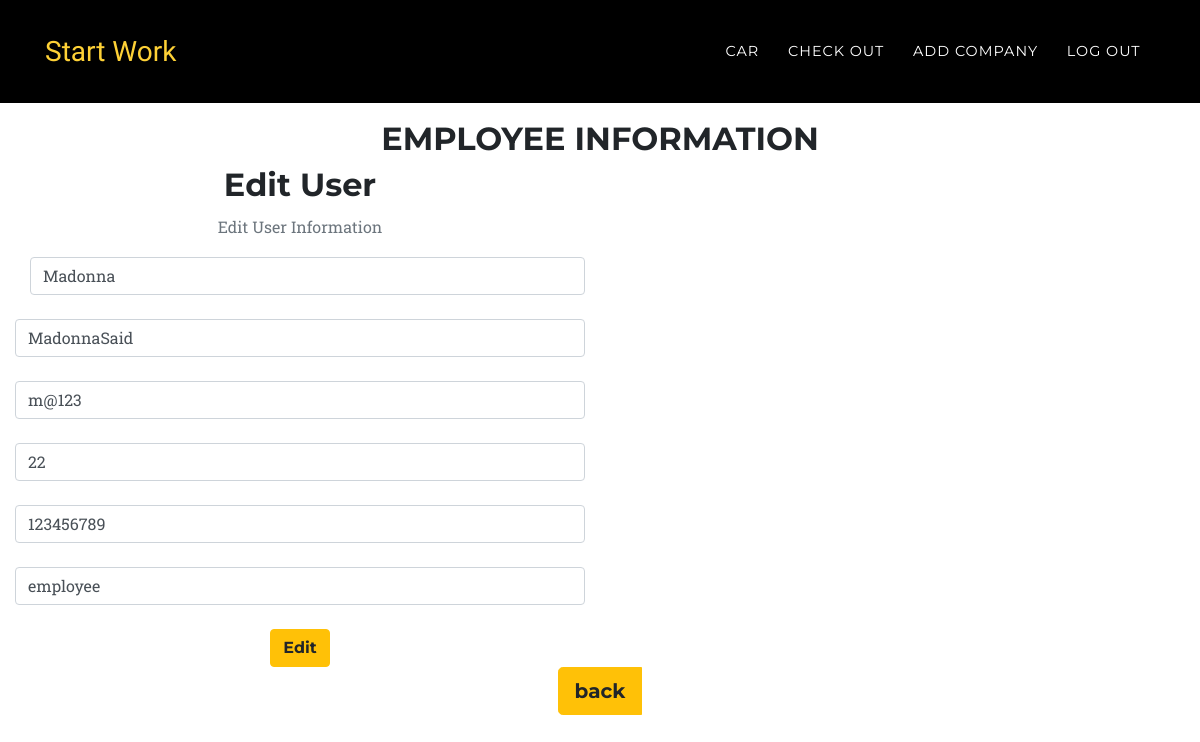
The app's page /index.php?action=edit (signed in) with its own data.
### tables this page shows
CREATE TABLE `user` (
  `ID` int(255) NOT NULL,
  `FullName` varchar(255) NOT NULL,
  `username` varchar(255) NOT NULL,
  `email` varchar(255) NOT NULL,
  `password` varchar(255) NOT NULL,
  `Age` int(11) NOT NULL,
  `phoneNumber` int(255) NOT NULL,
  `Role` varchar(255) NOT NULL
);

### app/view/View.php (called while the page is built, shortened)
<?php
abstract class  View
{
    public function __construct($controller, $model) {
        $this->model = $model;
    }
}
?>

### app/model/User.php (called while the page is built, shortened)
<?php
require_once(__ROOT__ ."db/database.php");
class User extends Model
{
    private $FullName;
    private $username;
    private $email;
    private $Age;
    private $phoneNumber;
    private $Role;
 function __construct($ID,$FullName="",$username="",$email="",$password="",$Age="",$phoneNumber="",$Role="")
  {
    if(""===$FullName)
    {
      $this->readUser($ID);
    }
  }
  function getFullName()
  {
  	return $this->FullName;
  }
  function getusername()
  {
  	return $this->username;
  }
  function getemail()
  {
  	return  $this->email;
  }
  function getAge()
  {
    return $this->Age;
  }
  function getPhoneNumber()
  {
    return $this->phoneNumber;
  }
  function getRole()
  {
    return $this->Role;
  }
  function readUser($ID)
  {
  	$user=" SELECT * FROM user where ID=".$ID;
    $d1= Database::GetInstance();
    $result = mysqli_query($d1->GetConnection(), $user);
    if ($result->num_rows == 1)
    {
        $row=mysqli_fetch_array($result);
        $this->FullName = $row["FullName"];
		    $this->username=$row["username"];
		    $this->email=$row["email"];
        $this->Age = $row["Age"];
		    $this->phoneNumber = $row["phoneNumber"];
        $this->Role=$row["Role"];
    }
  }
}
?>

### app/db/database.php (called while the page is built, shortened)
<?php
class Database {
    private static $Instance;
    private $LocalHost = "localhost";
    private $Name = "root";
    private $Password = "";
    private $DBname = "autosparecar";
    public $Connection;
    public function __construct() {
        $this->Connection = new mysqli($this->LocalHost, $this->Name, $this->Password, $this->DBname);
    }
    public static function GetInstance() {
        if(!isset(self::$Instance)) {
            self::$Instance = new self();
        }
            return self::$Instance;
    }
    public function GetConnection() {
       return $this->Connection;
    }
}
?>

### app/view/ViewUser.php (the view, shortened to what this page needs)
<?php
require_once(__ROOT__ . "view/View.php");
class ViewUser extends View
{
public function editForm()
	{
		$str="";
		$str.='<!DOCTYPE html>
<html lang="en">
<head>
  <meta charset="utf-8">
  <meta name="viewport" content="width=device-width, initial-scale=1, shrink-to-fit=no">
  <meta name="description" content="">
  <meta name="author" content="">
  <title>Auto spare parts</title>
  <link href="vendor/bootstrap/css/bootstrap.min.css" rel="stylesheet">
  <link href="vendor/fontawesome-free/css/all.min.css" rel="stylesheet" type="text/css">
  <link href="https://fonts.googleapis.com/css?family=Montserrat:400,700" rel="stylesheet" type="text/css">
  <link href="https://fonts.googleapis.com/css?family=Kaushan+Script" rel="stylesheet" type="text/css">
  <link href="https://fonts.googleapis.com/css?family=Droid+Serif:400,700,400italic,700italic" rel="stylesheet" type="text/css">
  <link href="https://fonts.googleapis.com/css?family=Roboto+Slab:400,100,300,700" rel="stylesheet" type="text/css">
  <link href="css/agency.min.css" rel="stylesheet">
</head>';
$str.='<br>
<br>
<br>
<br>
<br>
<body id="page-top">
      			<div class="row">
        			<div class="col-lg-12 text-center">
          				<h2 class="section-heading text-uppercase"> Employee Information</h2>
          				<h3 class="section-subheading text-muted"> </h3>
        			</div>
     			</div>
<form action="index.php?action=editaction" method="post">
	<div class="row">
	<div class="col-lg-12 text-center">
        <div class="col-lg-12">
          <form id="contactForm" name="sentMessage" novalidate="novalidate">
            <div class="row">
              	<div class="col-md-6">
					<h2 class="section-heading">Edit User</h2>
						<p class="section-subheading text-muted">Edit User Information</p>
					<h3 class="section-subheading text-muted"> </h3>
				</div>
			</div>';
		$str.='
			<div class="row">
			<div class="col-lg-12 text-center">
            	<div class="col-md-6">
					<input type="text" class="form-control" required="required" name="FullName" value="'.$this->model->getFullName().'"/>
				</div>
			</div>
			</div>
			<br>
			<div class="row">
				<div class="col-md-6">
					<input type="text" class="form-control" required="required" name="username" value="'.$this->model-> getusername().'"/>
				</div>
				</div>
			</div>
		<br>
		<div class="row">
		<div class="col-lg-12 text-center">
            <div class="col-md-6">
            	<input type="text" class="form-control" required="required" name="email" value="'.$this->model->getEmail().'"/>
			</div>
			</div>
			</div>
		<br>
		<div class="row">
		<div class="col-lg-12 text-center">
              <div class="col-md-6">
		<input type="text"class="form-control" required="required" name="Age" value="'.$this->model->getAge().'"/>
			</div>
			</div>
			</div>
		<br>
		<div class="row">
		<div class="col-lg-12 text-center">
              <div class="col-md-6">
		<input type="text" class="form-control" required="required" name="phoneNumber" value="'.$this->model->getPhoneNumber().'"/>
			</div>
			</div>
			</div>
		<br>
		<div class="row">
		<div class="col-lg-12 text-center">
            <div class="col-md-6">
				<input type="text" class="form-control" required="required"  name="Role" value="'.$this->model->getRole().'"/>
			</div>
			</div>
		</div>
		<br>
		<div class="row">
		<div class="col-lg-12 text-center">
            <div class="col-md-6">
				<button type="submit" class="btn btn-warning" name="edit">Edit</button>
        	</div>
        	</div>
        	</div>
		</form>
		</div>
		</div>
		</form>';
		  $str.="<div class='col-lg-12 text-center'>
		  <div class='portfolio-caption'>
           <div class='btn-group btn-group-lg'>
           <button type='submit' class='btn btn-warning' name='Show' id='Show' onclick=\"location.href='index.php'\">back</button>
           <br>
           </div>
           </div>
           </div>";
		return $str;
	}
}
?>

### records on screen
user: FullName "Madonna", username "MadonnaSaid", email "m@123", Age "22", phoneNumber "123456789", Role "employee"
